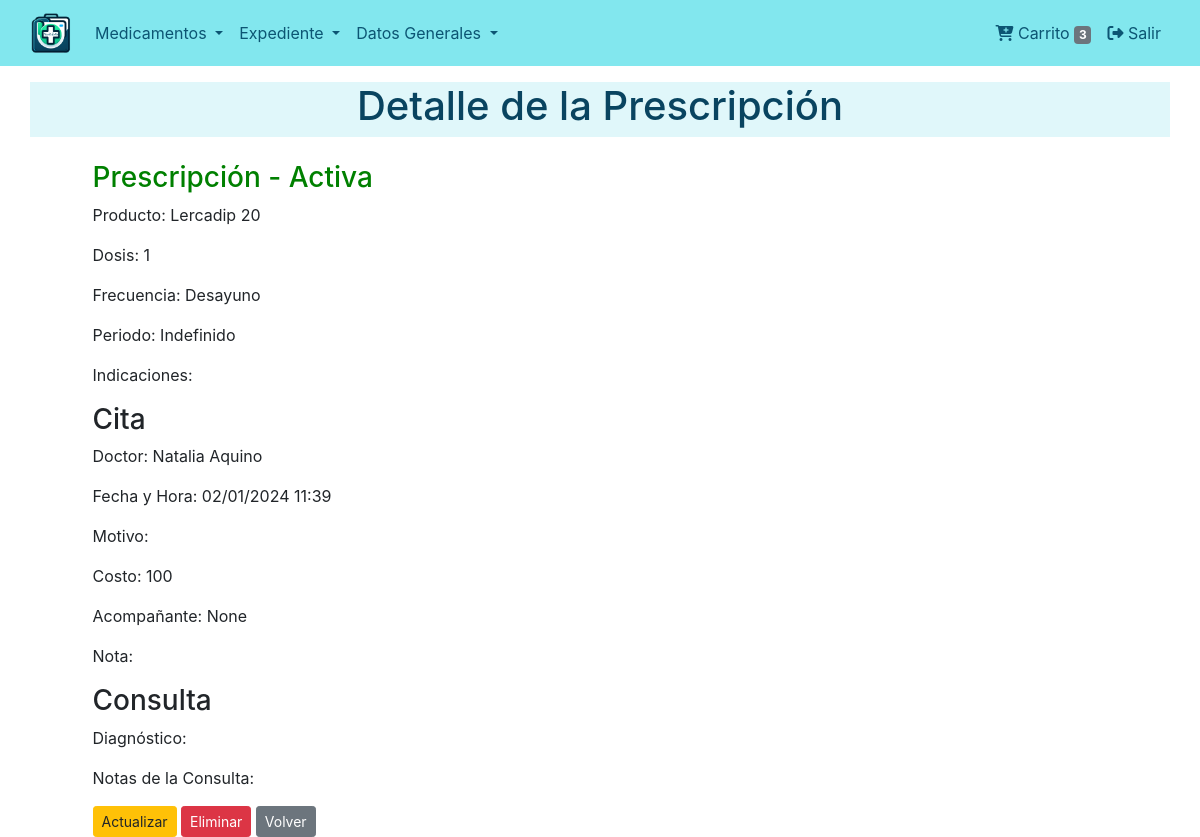
The app's page /consultas/prescripcion/3/ (signed in) with its own data.
### consultations/models.py (models this page shows, shortened)
class Prescription(models.Model):
    consulta = models.ForeignKey(
    'consultations.Consultation',
    on_delete=models.CASCADE,
    related_name='prescriptions',
    null=False, verbose_name=_("Consulta Relacionada")
    )
    producto = models.ForeignKey(
        Product,
        on_delete=models.CASCADE,
        related_name='prescriptions',
        verbose_name=_("Producto")
    )
    dosis = models.PositiveIntegerField(verbose_name=_("Dosis diaria"))
    frecuencia = models.CharField(max_length=255, verbose_name=_("Frecuencia"))
    periodo = models.PositiveIntegerField(null=True,blank=True, verbose_name=_("Periodo (días)"))
    periodo_indefinido = models.BooleanField(default=False, verbose_name=_("Periodo Indefinido"))
    activa = models.BooleanField(default=True, verbose_name=_("Activa"))
    class Meta:
        verbose_name = _("Prescripción")
        verbose_name_plural = _("Prescripciones")

class Consultation(models.Model):
    cita = models.OneToOneField(Appointment, on_delete=models.CASCADE, verbose_name=_("Cita"), related_name="consulta")
    audio = models.FileField(upload_to='consultations/audios/', null=True, blank=True, verbose_name=_("Audio de la Consulta"))
    diagnostico = models.CharField(max_length=255, blank=True, verbose_name=_("Diagnóstico"))
    pdf_indicaciones = models.FileField(upload_to='consultations/prescriptions/', null=True, blank=True, verbose_name=_("PDF de Indicaciones"))
    notas = models.TextField(blank=True, verbose_name=_("Notas de la Consulta"))
    class Meta:
        verbose_name = _("Consulta")
        verbose_name_plural = _("Consultas")

class Appointment(models.Model):
    TYPE_CHOICES = (
        ('consulta', 'Consulta Médica'),
        ('analisis', 'Análisis Médico'),
    )
    tipo = models.CharField(max_length=10, choices=TYPE_CHOICES, default='consulta', verbose_name=_("Tipo de Cita"))
    doctor = models.ForeignKey(Doctor, on_delete=models.CASCADE, verbose_name=_("Médico"))
    fecha_hora = models.DateTimeField(verbose_name=_("Fecha y Hora"))
    motivo = models.TextField(blank=True, verbose_name=_("Motivo"))
    costo = models.DecimalField(max_digits=10, decimal_places=0, default=0, verbose_name=_("Costo de la Consulta"))
    acompanante = models.CharField(max_length=255, blank=True, null=True, verbose_name=_("Acompañante"))
    pendiente = models.BooleanField(default=True, verbose_name=_("Pendiente"))
    cita_posterior = models.PositiveIntegerField(default=0, verbose_name=_("Días para la siguiente cita"))
    nota = models.TextField(blank=True, verbose_name=_("Notas"))
    class Meta:
        verbose_name = _("Cita")
        verbose_name_plural = _("Citas")

class Doctor(models.Model):
    nombre = models.CharField(max_length=255, verbose_name=_("Nombre del Médico"))
    especialidad = models.ForeignKey(Specialty, on_delete=models.SET_NULL, null=True, blank=True, verbose_name=_("Especialidad"))
    telefono_personal = models.CharField(max_length=20, blank=True, null=True, verbose_name=_("Celular"))
    ubicacion = models.CharField(max_length=255, blank=True, null=True, verbose_name=_("Consultorio"))
    telefono_reserva = models.CharField(max_length=20, blank=True, null=True, verbose_name=_("Teléfono"))
    notas = models.TextField(blank=True, verbose_name=_("Notas"))
    imagen = models.ImageField(upload_to='doctores/', blank=True, null=True, verbose_name=_("Imagen"))
    class Meta:
        verbose_name = ("Doctor")
        verbose_name_plural = ("Doctores")

### products/models.py (models this page shows, shortened)
class Product(models.Model):
    nombre_local = models.CharField("Nombre", max_length=50, unique=True)
    existencia = models.PositiveBigIntegerField("Existencia en Inventario")
    uso_cotidiano=models.BooleanField("Usado actualmente", default=True)
    venta_controlada = models.BooleanField("Venta Controlada", default=False)
    presentacion = models.ForeignKey(Presentation, on_delete=models.SET_NULL, null=True, blank=True)
    cantidad_caja=models.PositiveBigIntegerField("Cantidad por caja", default=1)
    precio = models.PositiveBigIntegerField("Precio", default=0)
    compuesto_principal = models.TextField("Compuesto Principal", max_length=100, blank=True) # Debe ser una lista desplegable
    especialidad = models.ManyToManyField(Specialty, blank=True)
    fabricante = models.CharField("Fabricante", max_length=100, null=True, blank=True)
    pais = models.CharField("País", max_length=50, default='Paraguay', blank=True)
    descripcion = models.TextField("Descripción", blank=True)
    usos = models.TextField("Usos posibles", blank=True)
    posologia = models.TextField("Posología", blank=True)
    embarazo = models.TextField("Embarazo", blank=True)
    lactancia = models.TextField("Lactancia", blank=True)
    contraindicaciones = models.TextField("Contraindicaciones", blank=True)
    precauciones = models.TextField("Precauciones", blank=True)
    reacciones_adversas = models.TextField("Reacciones Adversas", blank=True)
    interacciones = models.TextField("Interacciones", blank=True)
    codigo_barras = models.CharField(max_length=100, unique=True, null=True, blank=True)
    imagen_caja=models.ImageField(upload_to='products/',null=True, blank=True)
    slug=models.SlugField(null=True, blank=True, unique=True)
    creado_el = models.DateTimeField("Creado el", auto_now_add=True)
    class Meta:
        verbose_name = ("Producto")
        verbose_name_plural = ("Productos")

### consultations/views.py (the view)
# urls.py: path('prescripcion/<int:pk>/', views.prescription_detail_view, name='prescription_detail'),
def prescription_detail_view(request, pk):
    prescription = get_object_or_404(Prescription, pk=pk)
    return render(request, 'prescription/detail.html', {'prescription': prescription})

### dispensers/context_processors.py (called while the page is built)
def cart_processor(request):
    dispenser = get_or_create_dispenser(request)
    return {'cart_item_count': dispenser.products.count() if dispenser else 0}

### dispensers/utils.py (called while the page is built, shortened)
def get_or_create_dispenser(request):
    user = request.user if request.user.is_authenticated else None
    if user:
        dispenser = Dispenser.objects.filter(user=user).first()
        if dispenser:
            request.session['dispenser_id'] = dispenser.dispenser_id
            return dispenser

### consultations/templates/prescription/detail.html (shortened to what this page needs)
{% extends "base.html" %}
{% load static %}
{% block content %}
{% include "snippets/title.html" with title='Detalle de la Prescripción' %}
<div class="container">
    <div class="row justify-content-center">
        <div class="col-md-11">
            <h3 style="{% if prescription.activa %}color: green;{% endif %}">Prescripción - {{ prescription.activa|yesno:"Activa,No activa" }}</h3>
            <p>Producto: {{ prescription.producto.nombre_local }}</p>
            <p>Dosis: {{ prescription.dosis }}</p>
            <p>Frecuencia: {{ prescription.frecuencia }}</p>
            <p>Periodo: {% if prescription.periodo_indefinido %}Indefinido{% else %}{{ prescription.periodo }} días{% endif %}</p>
            <p>Indicaciones: {{ prescription.indicaciones }}</p>
            <h3>Cita</h3>
            <p>Doctor: {{ prescription.consulta.cita.doctor.nombre }}</p>
            <p>Fecha y Hora: {{ prescription.consulta.cita.fecha_hora|date:"d/m/Y H:i" }}</p>
            <p>Motivo: {{ prescription.consulta.cita.motivo }}</p>
            <p>Costo: {{ prescription.consulta.cita.costo }}</p>
            <p>Acompañante: {{ prescription.consulta.cita.acompanante }}</p>
            <p>Nota: {{ prescription.consulta.cita.nota }}</p>
            <h3>Consulta</h3>
            <p>Diagnóstico: {{ prescription.consulta.diagnostico }}</p>
            <p>Notas de la Consulta: {{ prescription.consulta.notas }}</p>
            <div class="mt-3">
                <a href="{% url 'consultations:prescription_update' prescription.pk %}" class="btn btn-sm btn-warning">Actualizar</a>
                <a href="{% url 'consultations:prescription_delete' prescription.pk %}" class="btn btn-sm btn-danger">Eliminar</a>
                <a href="{{ request.META.HTTP_REFERER }}" class="btn btn-sm btn-secondary">Volver</a>
            </div>
        </div>
    </div>
</div>
{% endblock content %}

### records on screen
Prescription: activa "Activa", producto.nombre_local "Lercadip 20", dosis "1", frecuencia "Desayuno", consulta.cita.doctor.nombre "Natalia Aquino", consulta.cita.fecha_hora "02/01/2024 11:39", consulta.cita.costo "100", consulta.cita.acompanante "None"

### other values on screen
{{ cart_item_count }} "3"
{{ title }} "Detalle de la Prescripción"
